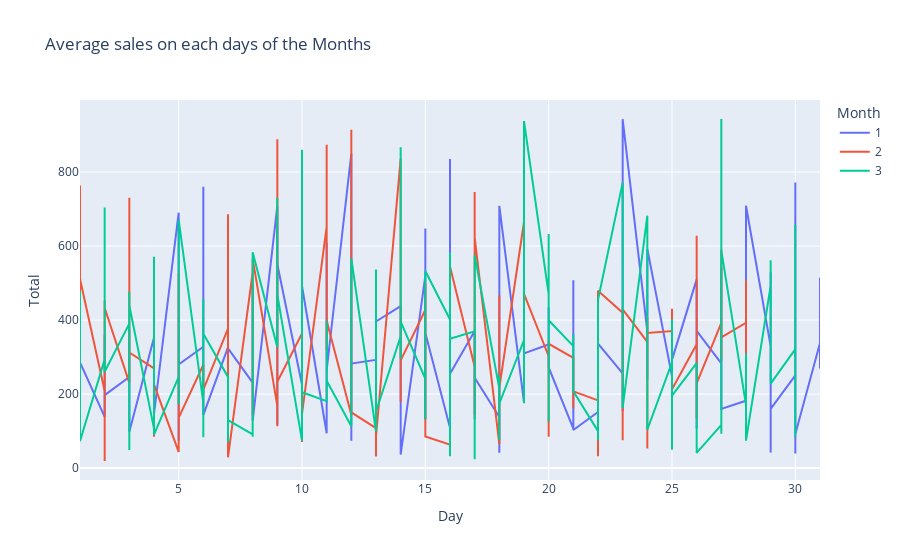

The notebook cell this image was saved under:
### Markdown cell above
##### Highest sales are recorded on day 9, 12, and 27 of the months. When we dig further, we can seethat the weekdays of those days are on Saturday and Tuesday.

### Code cell
fig3 = px.line(daySales, x='Day', y="Total",color='Month', title='Average sales on each days of the Months')
fig3.show()

### Figure 1 — Plotly figure (JSON) as saved in the notebook; plotly's stock layout.template omitted (floating-point values rounded to 4 significant figures; data arrays with more than 128 entries replaced by an {"elided": "..."} marker saying what was removed)
{"data": [{"hovertemplate": "Month=1<br>Day=%{x}<br>Total=%{y}<extra></extra>", "legendgroup": "1", "line": {"color": "#636efa", "dash": "solid"}, "marker": {"symbol": "circle"}, "mode": "lines", "name": "1", "orientation": "v", "showlegend": true, "type": "scatter", "x": {"elided": "153 int values"}, "xaxis": "x", "y": {"elided": "153 float values"}, "yaxis": "y"}, {"hovertemplate": "Month=2<br>Day=%{x}<br>Total=%{y}<extra></extra>", "legendgroup": "2", "line": {"color": "#EF553B", "dash": "solid"}, "marker": {"symbol": "circle"}, "mode": "lines", "name": "2", "orientation": "v", "showlegend": true, "type": "scatter", "x": {"elided": "142 int values"}, "xaxis": "x", "y": {"elided": "142 float values"}, "yaxis": "y"}, {"hovertemplate": "Month=3<br>Day=%{x}<br>Total=%{y}<extra></extra>", "legendgroup": "3", "line": {"color": "#00cc96", "dash": "solid"}, "marker": {"symbol": "circle"}, "mode": "lines", "name": "3", "orientation": "v", "showlegend": true, "type": "scatter", "x": {"elided": "159 int values"}, "xaxis": "x", "y": {"elided": "159 float values"}, "yaxis": "y"}], "layout": {"legend": {"title": {"text": "Month"}, "tracegroupgap": 0}, "title": {"text": "Average sales on each days of the Months"}, "xaxis": {"anchor": "y", "domain": [0, 1], "title": {"text": "Day"}}, "yaxis": {"anchor": "x", "domain": [0, 1], "title": {"text": "Total"}}}}
